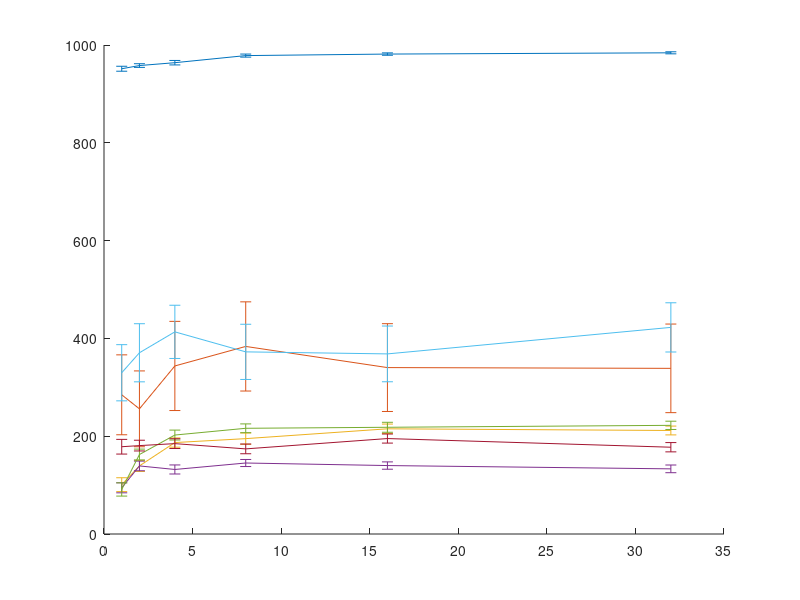

MATLAB code to generate this figure:
load scoreMat_20000_500_30.mat
score=score.score
scoreArray=[]
for i=1:length(score)
  scoreArray(:,:,i)=score{i}
end
scoreMatrix=mean(scoreArray,3);
for i=1:size(scoreArray,1)
  for j=1:size(scoreArray,2)
    reps=squeeze(scoreArray(i,j,:))
    varReps(i,j)=var(reps);
  end
end

meanVarReps=sqrt(varReps)/sqrt(length(score))

figure 
hold on
for i=1:7
  errorbar([1 2 4 8 16 32],fliplr(scoreMatrix(i,:)),fliplr(2*meanVarReps(i,:)))
end